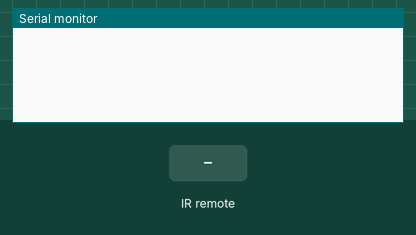
The sketch below on a simulated Arduino Uno, built with avr-gcc and run on an emulated ATmega328P. On the bench: the last lines printed to the serial monitor. The inputs (shaded band) are chosen by the test bench.

Above: at 1.8 s.
1.9 s: infrared code 0x2EB5C035 received
At 3.1 s:
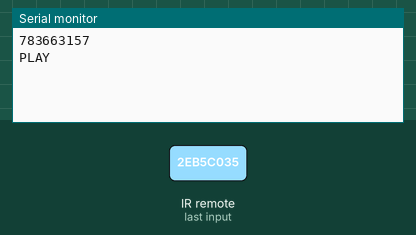
3.5 s: infrared code 0x129F1E59 received
At 4.7 s:
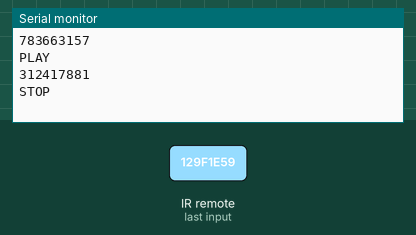
5.5 s: infrared code 0x17F77895 received
At 7.2 s:
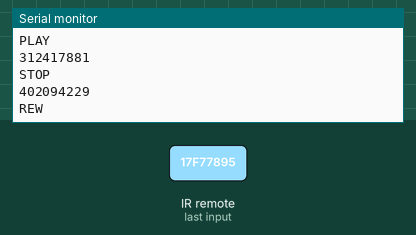
7.5 s: infrared code 0xEA7526F9 received
At 9.1 s:
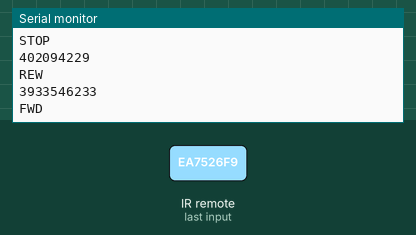

The sketch:

IRrecvDemo.ino
```cpp
// (licence header left out)
#include <IRremote.h>

int RECV_PIN = 16;

IRrecv irrecv(RECV_PIN);

decode_results results;

void setup()
{
  Serial.begin(9600);
  irrecv.enableIRIn(); // Start the receiver
}

void loop() {
  if (irrecv.decode(&results)) {
    Serial.println(results.value);
    irrecv.resume(); // Receive the next value

    // hitachi vcr remote
    if (results.value == 0x2EB5C035)
    {
      Serial.println("PLAY");
    }
     if (results.value == 312417881)
    {
      Serial.println("STOP");
    }
    if (results.value == 402094229)
    {
      Serial.println("REW");
    }
    if (results.value == 3933546233)
    {
      Serial.println("FWD");
    }


  }

  delay(1000);
}
```

Measured:
- after the input at 1.9 s, the serial monitor: prints a new line after 0.10 s (image 1)
- after the input at 3.5 s, the serial monitor: prints a new line after 0.50 s (image 2)
- after the input at 5.5 s, the serial monitor: prints a new line after 0.50 s (image 3)
- after the input at 7.5 s, the serial monitor: prints a new line after 0.51 s (image 4)
